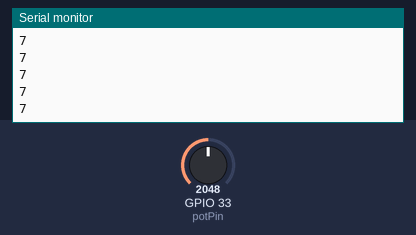
A sketch run on a simulated ESP32. Parts: the last lines printed to the serial monitor. The inputs (shaded band) are chosen by the test bench; at power-on: GPIO 33 (potPin) = 2048.

Above: at 2.2 s.
2.3 s: GPIO 33 (potPin) set to 2866
At 2.68 s:
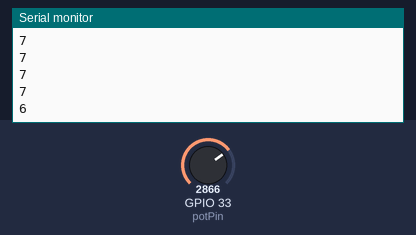
3.8 s: GPIO 33 (potPin) set to 4095
At 3.93 s:
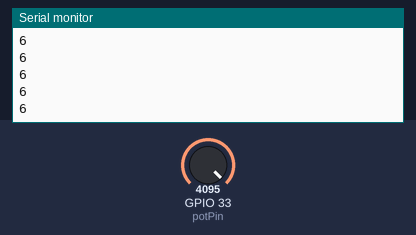
Timing chart, 0 to 6.8 s (numbered marks = the images above; inputs shaded):
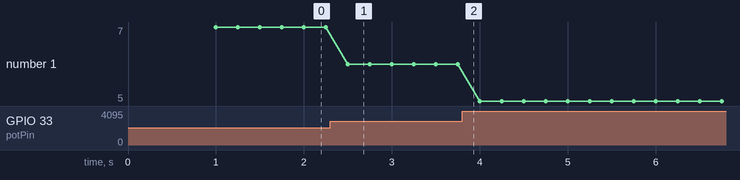

Measured:
- after the input at 2.3 s, the serial monitor: prints a new line after 0.20 s (image 1)
- plotted number 1: 7 → 6 after the input at 2.3 s, 6 → 5 after the input at 3.8 s

The sketch:

testeAnalogInput.ino
```cpp
// Potentiometer is connected to GPIO 34 (Analog ADC1_CH6)
const int potPin = 33;

// variable for storing the potentiometer value
int potValue = 0;
int sensorValue = 0;
int cmValue = 0;

void setup() {
  Serial.begin(115200);
  delay(1000);
}

void loop() {
  // Reading potentiometer value
  /*potValue = analogRead(potPin);
  Serial.println(potValue);
  delay(250);*/
//0.0048828125
//0.0001118012
  sensorValue = analogRead(potPin);
  //cmValue = 13*pow(sensorValue * 0.0048828125 , -1);
  //cmValue = 13.*pow(sensorValue * 0.0048828125 , -1);
  cmValue = 8944.44/(sensorValue+1)+3.6; //bom
  //Serial.print("Valor lido = ");
  Serial.print(cmValue);
  Serial.println("\n");
  delay(250);
}
```
